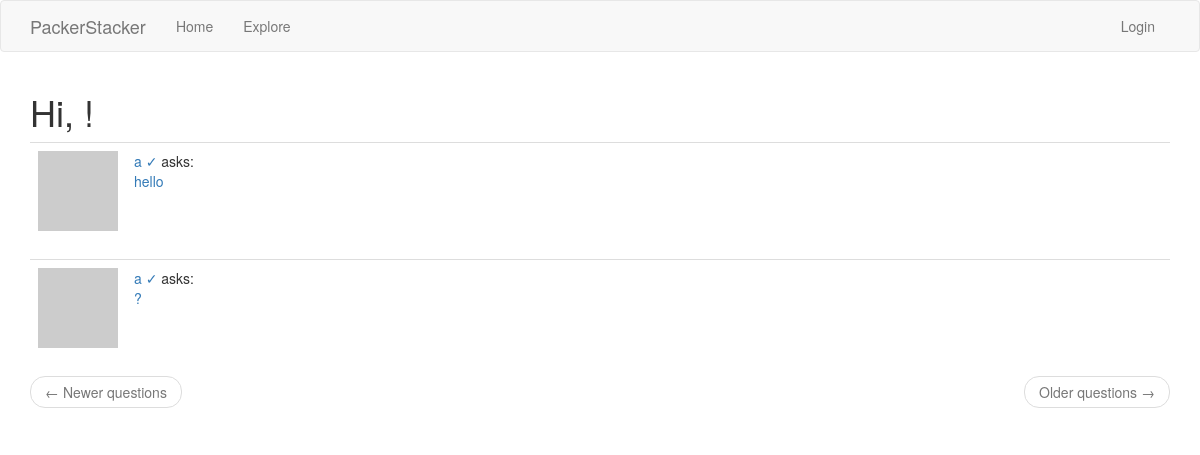
Before: /explore with the older database file.
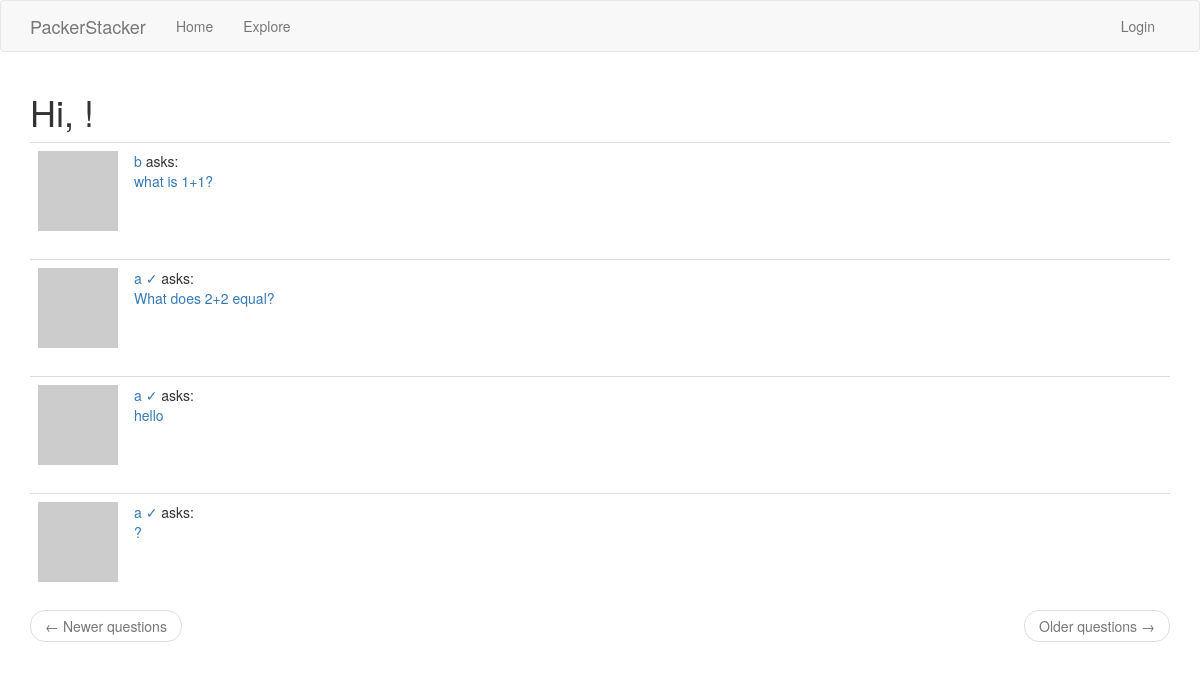
After: the same page with the newer database file.
### app/models.py (models this page shows, shortened)
class Question(db.Model):
    id = db.Column(db.Integer, primary_key=True)
    body = db.Column(db.String(1000))
    timestamp = db.Column(db.DateTime, index=True, default=datetime.utcnow)
    user_id = db.Column(db.Integer, db.ForeignKey('user.id'))
    replies = db.relationship('Reply', backref='op', lazy='dynamic')

class User(UserMixin, db.Model):
    id = db.Column(db.Integer, primary_key=True)
    username = db.Column(db.String(64), index=True, unique=True)
    email = db.Column(db.String(120), index=True, unique=True)
    password_hash = db.Column(db.String(128))
    questions = db.relationship('Question', backref='author', lazy='dynamic')
    replies = db.relationship('Reply', backref='author', lazy='dynamic')
    about_me = db.Column(db.String(140))
    last_seen = db.Column(db.DateTime, default=datetime.utcnow)
    type = db.Column(db.Boolean())
    def avatar(self, size):
        digest = md5(self.email.lower().encode('utf-8')).hexdigest()
        return 'https://www.gravatar.com/avatar/{}?d=identicon&s={}'.format(digest, size)
    followed = db.relationship(
        'User', secondary=followers,
        primaryjoin=(followers.c.follower_id == id),
        secondaryjoin=(followers.c.followed_id == id),
        backref=db.backref('followers', lazy='dynamic'), lazy='dynamic')

### app/routes.py (the view)
@app.route('/explore')
def explore():
    page = request.args.get('page', 1, type=int)
    questions = Question.query.order_by(Question.timestamp.desc()).paginate(page=page, per_page=app.config['QUESTIONS_PER_PAGE'], error_out=False)
    next_url = url_for('explore', page=questions.next_num) \
        if questions.has_next else None
    prev_url = url_for('explore', page=questions.prev_num) \
        if questions.has_prev else None
    return render_template("index.html", title='Explore', questions=questions.items,next_url=next_url, prev_url=prev_url)

### app/routes.py (called while the page is built)
@app.before_request
def before_request():
    if current_user.is_authenticated:
        current_user.last_seen = datetime.utcnow()
        db.session.commit()

### app/templates/index.html (shortened to what this page needs)
{% extends "base.html" %}
{% import 'bootstrap/wtf.html' as wtf %}
{% block app_content %}
    <h1>Hi, {{ current_user.username }}!</h1>
    {% for question in questions %}
        {% include '_question.html' %}
    {% endfor %}
    <nav aria-label="...">
        <ul class="pager">
            <li class="previous{% if not prev_url %} disabled{% endif %}">
                <a href="{{ prev_url or '#' }}">
                    <span aria-hidden="true">&larr;</span> Newer questions
                </a>
            </li>
            <li class="next{% if not next_url %} disabled{% endif %}">
                <a href="{{ next_url or '#' }}">
                    Older questions <span aria-hidden="true">&rarr;</span>
                </a>
            </li>
        </ul>
    </nav>
{% endblock %}

### app/templates/_question.html
<table class="table table-hover">
      <tr>
          <td width="70px">
                  <img src="{{ question.author.avatar(70) }}" />
          </td>
          <td>
              <a href="{{ url_for('user', username=question.author.username) }}">
                  {{ question.author.username }} {%if question.author.type %} &#x2713 {%endif%}
              </a>
              asks:
              <br>
              <a style="text-decoration: none" href="{{ url_for('question_page', id=question.id) }}">
                {{ question.body }}
              </a>
          </td>
      </tr>
</table>

Changed rows visible on the page:
added Question: author.username "b", body "what is 1+1?"
added Question: author.username "a", body "What does 2+2 equal?"
